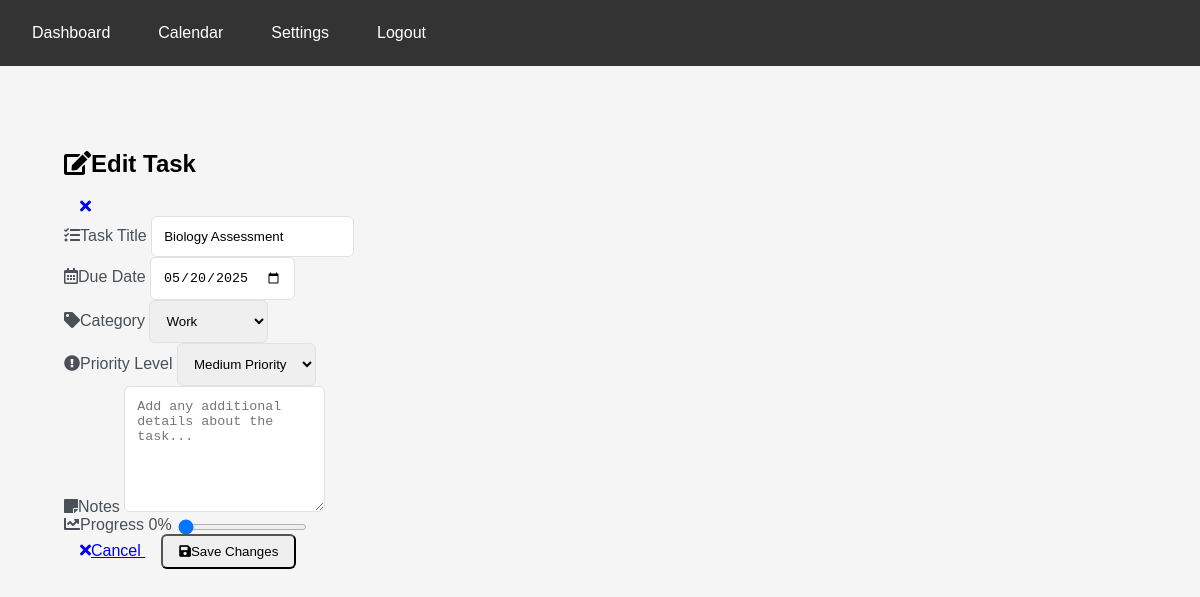
Page /edit_task/9 (signed in) on the earlier database version.
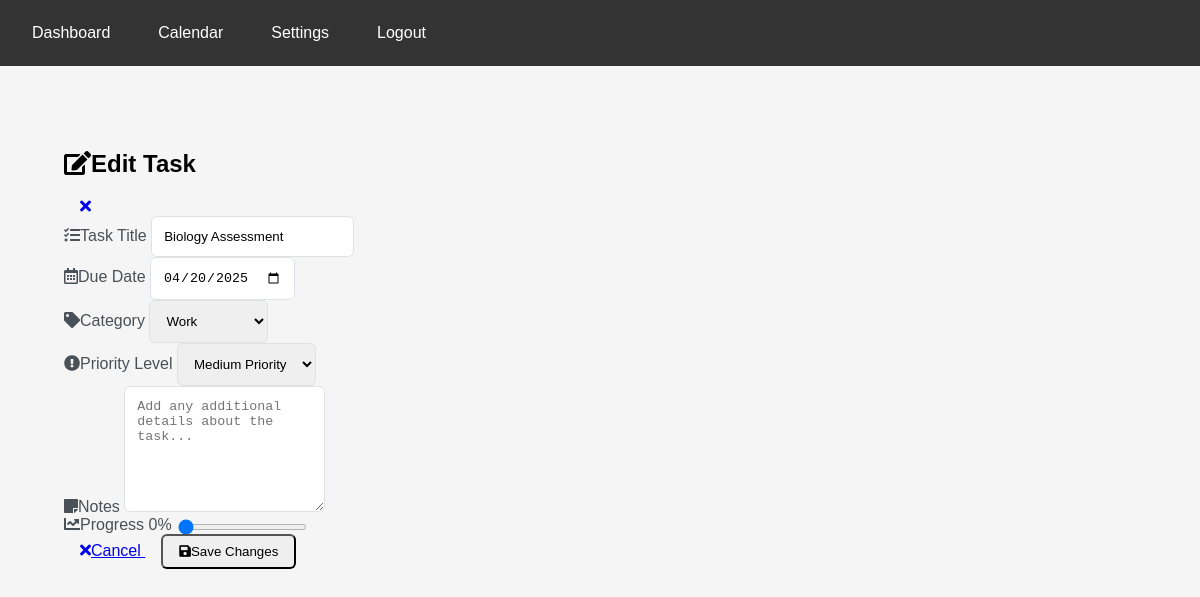
Same page on the later database version.
### tables this page shows
CREATE TABLE todos (
                id INTEGER PRIMARY KEY AUTOINCREMENT,
                user_id INTEGER NOT NULL,
                task TEXT NOT NULL,
                due_date TEXT NOT NULL,
                done BOOLEAN NOT NULL DEFAULT 0, category_id INTEGER 
            REFERENCES categories(id), category TEXT DEFAULT 'General', notes TEXT DEFAULT '', custom_color TEXT DEFAULT NULL, importance TEXT DEFAULT 'medium', progress INTEGER DEFAULT 0,
                FOREIGN KEY (user_id) REFERENCES users (id)
            );

### app.py (the view, shortened to what this page needs)
@app.route("/edit_task/<int:task_id>", methods=["GET", "POST"])
def edit_task(task_id):
    if 'user_id' not in session:
        flash("Please login first!", "error")
        return redirect(url_for("login"))
    conn = sqlite3.connect(DB_PATH)
    cursor = conn.cursor()
    cursor.execute("""
        SELECT task, due_date, category, notes, importance, progress
        FROM todos
        WHERE id = ? AND user_id = ?
    """, (task_id, session['user_id']))
    task = cursor.fetchone()
    conn.close()
    if task is None:
        flash("Task not found!", "error")
        return redirect(url_for("dashboard"))
    task_data = {
        "id": task_id,
        "task": task[0],
        "due_date": task[1],
        "category": task[2],
        "notes": task[3],
        "importance": task[4],
        "progress": task[5]
    }
    return render_template("edit_task.html", task=task_data)

### templates/edit_task.html (shortened to what the changed rows need)
{% extends "base.html" %}
{% block content %}
<div class="container mt-4">
    <div class="card shadow-sm">
        <div class="card-header bg-primary text-white d-flex justify-content-between align-items-center">
            <h2 class="mb-0">
                <i class="fas fa-edit me-2"></i>Edit Task
            </h2>
        </div>
        <div class="card-body">
            <form method="POST" class="needs-validation" novalidate>
                <div class="row">
                    <div class="col-md-8 mb-3">
                        <label for="todo_task" class="form-label">
                            <i class="fas fa-tasks me-1"></i>Task Title
                        </label>
                        <input type="text"
                               class="form-control form-control-lg"
                               id="todo_task"
                               name="todo_task"
                               value="{{ task.task }}"
                               required>
                    </div>
                    <div class="col-md-4 mb-3">
                        <label for="due_date" class="form-label">
                            <i class="far fa-calendar-alt me-1"></i>Due Date
                        </label>
                        <input type="date"
                               class="form-control"
                               id="due_date"
                               name="due_date"
                               value="{{ task.due_date }}"
                               required>
                    </div>
                </div>
                <div class="row">
                    <div class="col-md-6 mb-3">
                        <label for="category" class="form-label">
                            <i class="fas fa-tag me-1"></i>Category
                        </label>
                        <select class="form-select" id="category" name="category" required>
                            <option value="Work" {% if task.category == 'Work' %}selected{% endif %}>Work</option>
                        </select>
                    </div>
                    <div class="col-md-6 mb-3">
                        <label for="importance" class="form-label">
                            <i class="fas fa-exclamation-circle me-1"></i>Priority Level
                        </label>
                        <select class="form-select" id="importance" name="importance" required>
                            <option value="medium" {% if task.importance == 'medium' %}selected{% endif %}>
                                <i class="fas fa-minus"></i> Medium Priority
                            </option>
                        </select>
                    </div>
                </div>
                <div class="mb-4">
                    <label for="progress" class="form-label d-flex justify-content-between">
                        <span><i class="fas fa-chart-line me-1"></i>Progress</span>
                        <span class="badge bg-primary" id="progressValue">{{ task.progress }}%</span>
                    </label>
                    <input type="range"
                           class="form-range custom-range"
                           id="progress"
                           name="progress"
                           min="0"
                           max="100"
                           value="{{ task.progress }}">
                </div>
            </form>
        </div>
    </div>
</div>
{% endblock %}

Differences in the rows shown:
changed todos "Biology Assessment": due_date "05/20/2025" → "04/20/2025"
